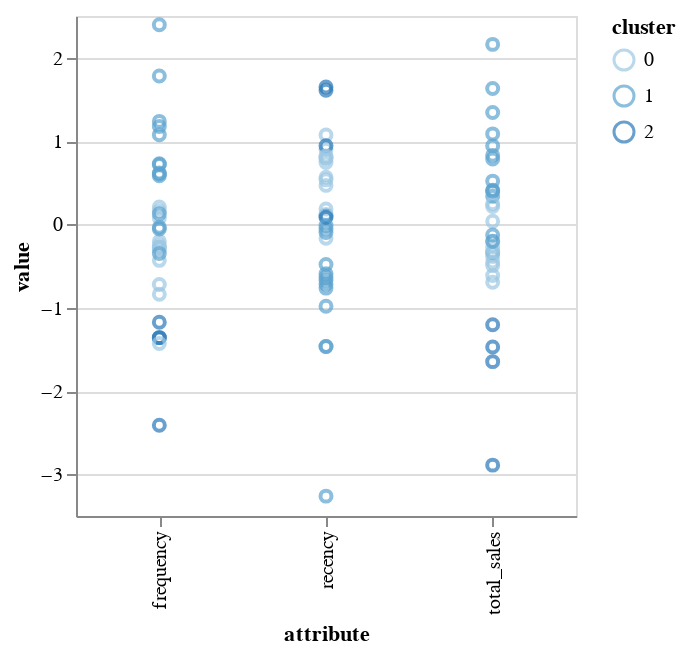

Notebook cell for this chart:
### Markdown cell above
Generate Snake Plot

### Code cell
# Generate snake plot of segments
customer_RFM_k_melt = pd.melt(customer_RFM_k_norm_tbl.reset_index(),
                              id_vars = ['bikeshop_name','cluster'],
                              value_vars = ['recency','frequency','total_sales'],
                              var_name = 'attribute',
                              value_name = 'value')

source = customer_RFM_k_melt

snake_plot = alt.Chart(source).mark_point().encode(
    x='attribute:O',
    y='value:Q',
    color='cluster:O',
).properties(
    width=250,
    height=250
)

snake_plot

### Figure 1 — Vega-Lite specification as saved in the notebook (floating-point values rounded to 4 significant figures)
{"config": {"view": {"continuousWidth": 400, "continuousHeight": 300}}, "data": {"name": "data-d7db0caf2efa3bcea37a9fa14febc892"}, "mark": "point", "encoding": {"color": {"type": "ordinal", "field": "cluster"}, "x": {"type": "ordinal", "field": "attribute"}, "y": {"type": "quantitative", "field": "value"}}, "height": 250, "width": 250, "$schema": "https://vega.github.io/schema/vega-lite/v4.8.1.json", "datasets": {"data-d7db0caf2efa3bcea37a9fa14febc892": [{"bikeshop_name": "Albuquerque Cycles", "cluster": 2, "attribute": "recency", "value": 1.647}, {"bikeshop_name": "Ann Arbor Speed", "cluster": 1, "attribute": "recency", "value": -0.05428}, {"bikeshop_name": "Austin Cruisers", "cluster": 0, "attribute": "recency", "value": -0.1666}, {"bikeshop_name": "Cincinnati Speed", "cluster": 0, "attribute": "recency", "value": 0.9016}, {"bikeshop_name": "Columbus Race Equipment", "cluster": 0, "attribute": "recency", "value": 0.7413}, {"bikeshop_name": "Dallas Cycles", "cluster": 0, "attribute": "recency", "value": 1.072}, {"bikeshop_name": "Denver Bike Shop", "cluster": 1, "attribute": "recency", "value": -0.6743}, {"bikeshop_name": "Detroit Cycles", "cluster": 0, "attribute": "recency", "value": 0.7902}, {"bikeshop_name": "Indianapolis Velocipedes", "cluster": 0, "attribute": "recency", "value": 0.4673}, {"bikeshop_name": "Ithaca Mountain Climbers", "cluster": 1, "attribute": "recency", "value": -1.466}, {"bikeshop_name": "Kansas City 29ers", "cluster": 1, "attribute": "recency", "value": -0.7653}, {"bikeshop_name": "Las Vegas Cycles", "cluster": 1, "attribute": "recency", "value": -0.9823}, {"bikeshop_name": "Los Angeles Cycles", "cluster": 2, "attribute": "recency", "value": 0.9424}, {"bikeshop_name": "Louisville Race Equipment", "cluster": 0, "attribute": "recency", "value": 0.5338}, {"bikeshop_name": "Miami Race Equipment", "cluster": 1, "attribute": "recency", "value": -0.7186}, {"bikeshop_name": "Minneapolis Bike Shop", "cluster": 0, "attribute": "recency", "value": 0.5652}, {"bikeshop_name": "Nashville Cruisers", "cluster": 1, "attribute": "recency", "value": -3.262}, {"bikeshop_name": "New Orleans Velocipedes", "cluster": 0, "attribute": "recency", "value": 0.1171}, {"bikeshop_name": "New York Cycles", "cluster": 1, "attribute": "recency", "value": -0.4815}, {"bikeshop_name": "Oklahoma City Race Equipment", "cluster": 1, "attribute": "recency", "value": 0.09967}, {"bikeshop_name": "Philadelphia Bike Shop", "cluster": 0, "attribute": "recency", "value": 0.7981}, {"bikeshop_name": "Phoenix Bi-peds", "cluster": 1, "attribute": "recency", "value": -0.09747}, {"bikeshop_name": "Pittsburgh Mountain Machines", "cluster": 0, "attribute": "recency", "value": 0.1836}, {"bikeshop_name": "Portland Bi-peds", "cluster": 1, "attribute": "recency", "value": -0.6321}, {"bikeshop_name": "Providence Bi-peds", "cluster": 1, "attribute": "recency", "value": -0.592}, {"bikeshop_name": "San Antonio Bike Shop", "cluster": 2, "attribute": "recency", "value": 0.08186}, {"bikeshop_name": "San Francisco Cruisers", "cluster": 1, "attribute": "recency", "value": -1.466}, {"bikeshop_name": "Seattle Race Equipment", "cluster": 2, "attribute": "recency", "value": 1.608}, {"bikeshop_name": "Tampa 29ers", "cluster": 0, "attribute": "recency", "value": 0.8213}, {"bikeshop_name": "Wichita Speed", "cluster": 1, "attribute": "recency", "value": -0.01314}, {"bikeshop_name": "Albuquerque Cycles", "cluster": 2, "attribute": "frequency", "value": -1.36}, {"bikeshop_name": "Ann Arbor Speed", "cluster": 1, "attribute": "frequency", "value": 0.6051}, {"bikeshop_name": "Austin Cruisers", "cluster": 0, "attribute": "frequency", "value": -0.2044}, {"bikeshop_name": "Cincinnati Speed", "cluster": 0, "attribute": "frequency", "value": -0.2751}, {"bikeshop_name": "Columbus Race Equipment", "cluster": 0, "attribute": "frequency", "value": 0.07517}, {"bikeshop_name": "Dallas Cycles", "cluster": 0, "attribute": "frequency", "value": -0.2751}, {"bikeshop_name": "Denver Bike Shop", "cluster": 1, "attribute": "frequency", "value": 1.779}, {"bikeshop_name": "Detroit Cycles", "cluster": 0, "attribute": "frequency", "value": -0.2997}, {"bikeshop_name": "Indianapolis Velocipedes", "cluster": 0, "attribute": "frequency", "value": -0.722}, {"bikeshop_name": "Ithaca Mountain Climbers", "cluster": 1, "attribute": "frequency", "value": 1.075}, {"bikeshop_name": "Kansas City 29ers", "cluster": 1, "attribute": "frequency", "value": 2.395}, {"bikeshop_name": "Las Vegas Cycles", "cluster": 1, "attribute": "frequency", "value": -0.03584}, {"bikeshop_name": "Los Angeles Cycles", "cluster": 2, "attribute": "frequency", "value": -1.175}, {"bikeshop_name": "Louisville Race Equipment", "cluster": 0, "attribute": "frequency", "value": 0.1596}, {"bikeshop_name": "Miami Race Equipment", "cluster": 1, "attribute": "frequency", "value": 0.7266}, {"bikeshop_name": "Minneapolis Bike Shop", "cluster": 0, "attribute": "frequency", "value": 0.2073}, {"bikeshop_name": "Nashville Cruisers", "cluster": 1, "attribute": "frequency", "value": -0.05551}, {"bikeshop_name": "New Orleans Velocipedes", "cluster": 0, "attribute": "frequency", "value": -0.4323}, {"bikeshop_name": "New York Cycles", "cluster": 1, "attribute": "frequency", "value": 0.5834}, {"bikeshop_name": "Oklahoma City Race Equipment", "cluster": 1, "attribute": "frequency", "value": 0.717}, {"bikeshop_name": "Philadelphia Bike Shop", "cluster": 0, "attribute": "frequency", "value": -0.251}, {"bikeshop_name": "Phoenix Bi-peds", "cluster": 1, "attribute": "frequency", "value": 1.174}, {"bikeshop_name": "Pittsburgh Mountain Machines", "cluster": 0, "attribute": "frequency", "value": -0.8391}, {"bikeshop_name": "Portland Bi-peds", "cluster": 1, "attribute": "frequency", "value": 1.235}, {"bikeshop_name": "Providence Bi-peds", "cluster": 1, "attribute": "frequency", "value": 0.1266}, {"bikeshop_name": "San Antonio Bike Shop", "cluster": 2, "attribute": "frequency", "value": -1.36}, {"bikeshop_name": "San Francisco Cruisers", "cluster": 1, "attribute": "frequency", "value": -0.3508}, {"bikeshop_name": "Seattle Race Equipment", "cluster": 2, "attribute": "frequency", "value": -2.411}, {"bikeshop_name": "Tampa 29ers", "cluster": 0, "attribute": "frequency", "value": -1.429}, {"bikeshop_name": "Wichita Speed", "cluster": 1, "attribute": "frequency", "value": 0.6158}, {"bikeshop_name": "Albuquerque Cycles", "cluster": 2, "attribute": "total_sales", "value": -1.205}, {"bikeshop_name": "Ann Arbor Speed", "cluster": 1, "attribute": "total_sales", "value": 0.7836}, {"bikeshop_name": "Austin Cruisers", "cluster": 0, "attribute": "total_sales", "value": -0.205}, {"bikeshop_name": "Cincinnati Speed", "cluster": 0, "attribute": "total_sales", "value": 0.03588}, {"bikeshop_name": "Columbus Race Equipment", "cluster": 0, "attribute": "total_sales", "value": 0.2142}, {"bikeshop_name": "Dallas Cycles", "cluster": 0, "attribute": "total_sales", "value": -0.385}, {"bikeshop_name": "Denver Bike Shop", "cluster": 1, "attribute": "total_sales", "value": 1.629}, {"bikeshop_name": "Detroit Cycles", "cluster": 0, "attribute": "total_sales", "value": -0.4951}, {"bikeshop_name": "Indianapolis Velocipedes", "cluster": 0, "attribute": "total_sales", "value": -0.6938}, {"bikeshop_name": "Ithaca Mountain Climbers", "cluster": 1, "attribute": "total_sales", "value": 1.342}, {"bikeshop_name": "Kansas City 29ers", "cluster": 1, "attribute": "total_sales", "value": 2.159}, {"bikeshop_name": "Las Vegas Cycles", "cluster": 1, "attribute": "total_sales", "value": 0.3363}, {"bikeshop_name": "Los Angeles Cycles", "cluster": 2, "attribute": "total_sales", "value": -1.472}, {"bikeshop_name": "Louisville Race Equipment", "cluster": 0, "attribute": "total_sales", "value": 0.4071}, {"bikeshop_name": "Miami Race Equipment", "cluster": 1, "attribute": "total_sales", "value": 0.4078}, {"bikeshop_name": "Minneapolis Bike Shop", "cluster": 0, "attribute": "total_sales", "value": 0.2476}, {"bikeshop_name": "Nashville Cruisers", "cluster": 1, "attribute": "total_sales", "value": -0.338}, {"bikeshop_name": "New Orleans Velocipedes", "cluster": 0, "attribute": "total_sales", "value": -0.3305}, {"bikeshop_name": "New York Cycles", "cluster": 1, "attribute": "total_sales", "value": 0.3981}, {"bikeshop_name": "Oklahoma City Race Equipment", "cluster": 1, "attribute": "total_sales", "value": 0.5186}, {"bikeshop_name": "Philadelphia Bike Shop", "cluster": 0, "attribute": "total_sales", "value": -0.2734}, {"bikeshop_name": "Phoenix Bi-peds", "cluster": 1, "attribute": "total_sales", "value": 0.8276}, {"bikeshop_name": "Pittsburgh Mountain Machines", "cluster": 0, "attribute": "total_sales", "value": -0.6146}, {"bikeshop_name": "Portland Bi-peds", "cluster": 1, "attribute": "total_sales", "value": 1.085}, {"bikeshop_name": "Providence Bi-peds", "cluster": 1, "attribute": "total_sales", "value": -0.1289}, {"bikeshop_name": "San Antonio Bike Shop", "cluster": 2, "attribute": "total_sales", "value": -1.648}, {"bikeshop_name": "San Francisco Cruisers", "cluster": 1, "attribute": "total_sales", "value": -0.2026}, {"bikeshop_name": "Seattle Race Equipment", "cluster": 2, "attribute": "total_sales", "value": -2.89}, {"bikeshop_name": "Tampa 29ers", "cluster": 0, "attribute": "total_sales", "value": -0.4516}, {"bikeshop_name": "Wichita Speed", "cluster": 1, "attribute": "total_sales", "value": 0.9413}]}}
